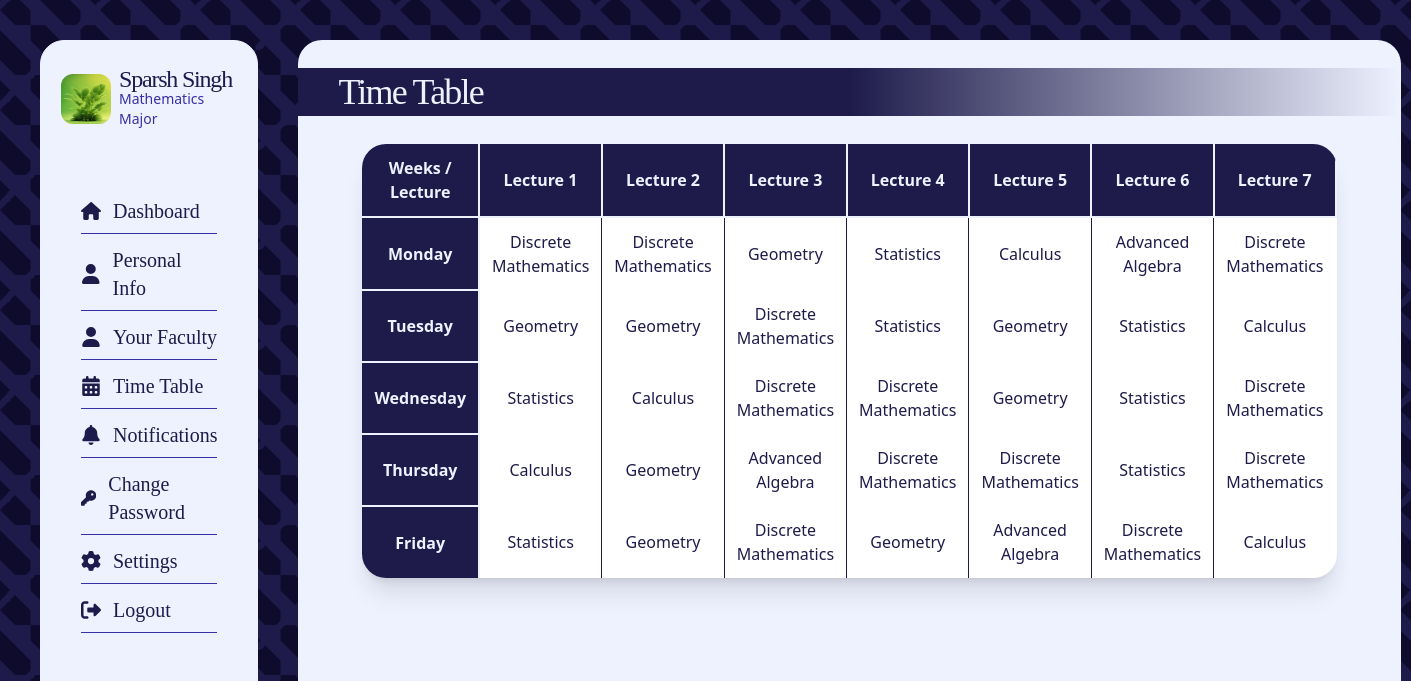
/dashboard/dash_time_table (signed in), run on the app's committed database.
### core/models.py (models this page shows, shortened)
class Students(models.Model):
    user = models.ForeignKey(User, on_delete=models.CASCADE)
    student_id = models.IntegerField()
    profile_img = models.ImageField(
        upload_to="profile_images", default="blank_profile_picture.jpg", null=True
    )
    address = models.CharField(max_length=100, default="")
    phone = models.IntegerField(default=0)
    course = models.ForeignKey(Courses, on_delete=models.CASCADE, null=True)
    father_name = models.CharField(max_length=30, default="")
    mother_name = models.CharField(max_length=30, default="")
    father_phone = models.IntegerField(default=0)
    mother_phone = models.IntegerField(default=0)
    dob = models.DateField(default=datetime.now)

class Courses(models.Model):
    course_name = models.CharField(max_length=100)
    course_id = models.IntegerField()

class TimeTables(models.Model):
    day_choices = (
        ("Sunday", "Sunday"),
        ("Monday", "Monday"),
        ("Tuesday", "Tuesday"),
        ("Wednesday", "Wednesday"),
        ("Thursday", "Thursday"),
        ("Friday", "Friday"),
        ("Saturday", "Saturday"),
    )
    course_id = models.ForeignKey(Courses, on_delete=models.CASCADE)
    subject_id = models.ForeignKey(Subjects, on_delete=models.CASCADE)
    time_start = models.TimeField()
    time_end = models.TimeField()
    day = models.CharField(max_length=30, choices=day_choices, default="Sunday")
    room_no = models.IntegerField(default=0)
    type_of_class = models.CharField(
        max_length=10,
        choices=(("Lecture", "Lecture"), ("Lab", "Lab")),
        default="Lecture",
    )

class Subjects(models.Model):
    subject_name = models.CharField(max_length=100)
    subject_id = models.IntegerField()
    course_id = models.ForeignKey(Courses, on_delete=models.CASCADE)
    subject_credits = models.IntegerField()

### core/views.py (the view)
@login_required(login_url="login")
def dash_time_table(request):
    student = Students.objects.filter(user=request.user).first()
    subjects = Subjects.objects.filter(course_id=student.course)
    days = ["Monday", "Tuesday", "Wednesday", "Thursday", "Friday"]
    day_wize_timetable = {
        "Monday": [],
        "Tuesday": [],
        "Wednesday": [],
        "Thursday": [],
        "Friday": [],
    }
    for day in days:
        for time in TimeTables.objects.filter(course_id=student.course, day=day):
            day_wize_timetable[day].append(time)
    return render(
        request,
        "dash_time_table.html",
        {
            "user_profile": student,
            "subjects": subjects,
            "day_wize_timetable": day_wize_timetable,
        },
    )

### templates/dash_time_table.html
{% extends "dash_base.html" %} {% block content %}
<div
	class="bg-indigo-50 backdrop-blur-sm overflow-y-scroll pb-10 rounded-3xl w-full h-full flex flex-col text-indigo-50"
>
	<h1
		class="text-4xl font-light font-serif tracking-tighter text-indigo-50 my-7 px-10 py-1 w-full bg-gradient-to-r from-indigo-950 via-indigo-950 to-transparent"
	>
		Time Table
	</h1>
	<table
		class="self-center text-indigo-950 mx-16 bg-white px-5 shadow-xl rounded-3xl overflow-hidden"
	>
		<tr class="border-b-2 border-b-indigo-950">
			<th
				class="p-3 border-r-2 border-b-2 border-indigo-50 text-indigo-50 bg-indigo-950"
			>
				Weeks / Lecture
			</th>
			<th
				class="p-3 border-r-2 border-b-2 border-indigo-50 text-indigo-50 bg-indigo-950"
			>
				Lecture 1
			</th>
			<th
				class="p-3 border-r-2 border-b-2 border-indigo-50 text-indigo-50 bg-indigo-950"
			>
				Lecture 2
			</th>
			<th
				class="p-3 border-r-2 border-b-2 border-indigo-50 text-indigo-50 bg-indigo-950"
			>
				Lecture 3
			</th>
			<th
				class="p-3 border-r-2 border-b-2 border-indigo-50 text-indigo-50 bg-indigo-950"
			>
				Lecture 4
			</th>
			<th
				class="p-3 border-r-2 border-b-2 border-indigo-50 text-indigo-50 bg-indigo-950"
			>
				Lecture 5
			</th>
			<th
				class="p-3 border-r-2 border-b-2 border-indigo-50 text-indigo-50 bg-indigo-950"
			>
				Lecture 6
			</th>
			<th
				class="p-3 border-r-2 border-b-2 border-indigo-50 text-indigo-50 bg-indigo-950"
			>
				Lecture 7
			</th>
		</tr>
		<tr>
			<th
				class="p-3 border-r-2 border-b-2 border-indigo-50 text-indigo-50 bg-indigo-950"
			>
				Monday
			</th>
			{% for x in day_wize_timetable.Monday %}
			<td
				class="p-3 text-center {% if forloop.last %} {% else %} border-r border-r-indigo-950 {% endif %} hover:bg-green-500 hover:text-white"
			>
				{{x.subject_id.subject_name}}
			</td>
			{% endfor %}
		</tr>
		<tr>
			<th
				class="p-3 border-r-2 border-b-2 border-indigo-50 text-indigo-50 bg-indigo-950"
			>
				Tuesday
			</th>
			{% for x in day_wize_timetable.Tuesday %}
			<td
				class="p-3 text-center {% if forloop.last %} {% else %} border-r border-r-indigo-950 {% endif %} hover:bg-green-500 hover:text-white"
			>
				{{x.subject_id.subject_name}}
			</td>
			{% endfor %}
		</tr>
		<tr>
			<th
				class="p-3 border-r-2 border-b-2 border-indigo-50 text-indigo-50 bg-indigo-950"
			>
				Wednesday
			</th>
			{% for x in day_wize_timetable.Wednesday %}
			<td
				class="p-3 text-center {% if forloop.last %} {% else %} border-r border-r-indigo-950 {% endif %} hover:bg-green-500 hover:text-white"
			>
				{{x.subject_id.subject_name}}
			</td>
			{% endfor %}
		</tr>
		<tr>
			<th
				class="p-3 border-r-2 border-b-2 border-indigo-50 text-indigo-50 bg-indigo-950"
			>
				Thursday
			</th>
			{% for x in day_wize_timetable.Thursday %}
			<td
				class="p-3 text-center {% if forloop.last %} {% else %} border-r border-r-indigo-950 {% endif %} hover:bg-green-500 hover:text-white"
			>
				{{x.subject_id.subject_name}}
			</td>
			{% endfor %}
		</tr>
		<tr>
			<th
				class="p-3 border-r-2 border-r-indigo-50 text-indigo-50 bg-indigo-950"
			>
				Friday
			</th>
			{% for x in day_wize_timetable.Friday %}
			<td
				class="p-3 text-center {% if forloop.last %} {% else %} border-r border-r-indigo-950 {% endif %} hover:bg-green-500 hover:text-white"
			>
				{{x.subject_id.subject_name}}
			</td>
			{% endfor %}
		</tr>
	</table>
</div>
{% endblock content%}

### templates/dash_base.html (shortened to what this page needs)
<!DOCTYPE html>
<html lang="en">
	<head>
		<script src="//cdn.tailwindcss.com"></script>
	</head>
	<body class="flex gap-10 h-screen p-10">
		<nav
			class="bg-indigo-50 backdrop-blur h-full rounded-3xl basis-1/5 border border-indigo-50 flex flex-col items-evenly"
		>
			<div
				class="profile py-2 rounded-xl flex justify-center gap-2 items-center mx-5 my-5 bg-indigo-50"
			>
				<div
					class="img bg-[url('{{user_profile.profile_img.url}}')] rounded-xl aspect-square h-[50px] bg-center bg-cover"
				></div>
				<h1
					class="text-2xl font-serif font-medium tracking-tighter text-indigo-950 leading-5"
				>
					{{user_profile.user.username}}
					<span
						class="block text-sm tracking-normal font-sans bg-indigo-50 text-indigo-800"
					>
						{{user_profile.course.course_name}}
					</span>
				</h1>
			</div>
			<div
				class="menu p-5 rounded-xl flex flex-col text-xl justify-center gap-3 items-center mx-5 my-5 bg-indigo-50 font-serif"
			>
				<a
					href="/dashboard/"
					class="flex gap-3 items-center border-b border-indigo-800 pb-2 w-full relative after:content-[''] after:absolute after:bottom-0 after:duration-700 text-indigo-950 hover:after:w-full after:h-1 after:bg-indigo-950 after:rounded-full after:left-0 after:w-0"
				>
					Dashboard</a
				>
				<a
					href="/dashboard/dash_personal_info"
					class="flex gap-3 items-center border-b border-indigo-800 pb-2 w-full relative after:content-[''] after:absolute after:bottom-0 after:duration-700 text-indigo-950 hover:after:w-full after:h-1 after:bg-indigo-950 after:rounded-full after:left-0 after:w-0"
				>
					<svg
						xmlns="http://www.w3.org/2000/svg"
						height="20"
						width="20"
						viewBox="0 0 448 512"
					>
						<path
							fill="#1E1B4B"
							d="M224 256A128 128 0 1 0 224 0a128 128 0 1 0 0 256zm-45.7 48C79.8 304 0 383.8 0 482.3C0 498.7 13.3 512 29.7 512H418.3c16.4 0 29.7-13.3 29.7-29.7C448 383.8 368.2 304 269.7 304H178.3z"
						/>
					</svg>
					Personal Info</a
				>
				<a
					href="/dashboard/dash_faculty"
					class="flex gap-3 items-center border-b border-indigo-800 pb-2 w-full relative after:content-[''] after:absolute after:bottom-0 after:duration-700 text-indigo-950 hover:after:w-full after:h-1 after:bg-indigo-950 after:rounded-full after:left-0 after:w-0"
				>
					<svg
						xmlns="http://www.w3.org/2000/svg"
						height="20"
						width="20"
						viewBox="0 0 448 512"
					>
						<path
							fill="#1E1B4B"
							d="M224 256A128 128 0 1 0 224 0a128 128 0 1 0 0 256zm-45.7 48C79.8 304 0 383.8 0 482.3C0 498.7 13.3 512 29.7 512H418.3c16.4 0 29.7-13.3 29.7-29.7C448 383.8 368.2 304 269.7 304H178.3z"
						/>
					</svg>
					Your Faculty</a
				>
				<a
					href="/dashboard/dash_time_table"
					class="flex gap-3 items-center border-b border-indigo-800 pb-2 w-full relative after:content-[''] after:absolute after:bottom-0 after:duration-700 text-indigo-950 hover:after:w-full after:h-1 after:bg-indigo-950 after:rounded-full after:left-0 after:w-0"
				>
					Time Table</a
				>
				<a
					href="/dashboard/dash_notification"
					class="flex gap-3 items-center border-b border-indigo-800 pb-2 w-full relative after:content-[''] after:absolute after:bottom-0 after:duration-700 text-indigo-950 hover:after:w-full after:h-1 after:bg-indigo-950 after:rounded-full after:left-0 after:w-0"
				>
					Notifications</a
				>
				<a
					href="/dashboard/dash_change_pass"
					class="flex gap-3 items-center border-b border-indigo-800 pb-2 w-full relative after:content-[''] after:absolute after:bottom-0 after:duration-700 text-indigo-950 hover:after:w-full after:h-1 after:bg-indigo-950 after:rounded-full after:left-0 after:w-0"
				>
					Change Password</a
				>
				<a
					href="/student_settings/"
					class="flex gap-3 items-center border-b border-indigo-800 pb-2 w-full relative after:content-[''] after:absolute after:bottom-0 after:duration-700 text-indigo-950 hover:after:w-full after:h-1 after:bg-indigo-950 after:rounded-full after:left-0 after:w-0"
				>
					Settings</a
				>
				<a
					href="/logout/"
					class="flex gap-3 items-center border-b border-indigo-800 pb-2 w-full relative after:content-[''] after:absolute after:bottom-0 after:duration-700 text-indigo-950 hover:after:w-full after:h-1 after:bg-indigo-950 after:rounded-full after:left-0 after:w-0"
					>
					Logout
				</a>
			</div>
		</nav>
		<div class="right-sec h-full flex-1">
			{% block content %} {% endblock content %}
		</div>
	</body>
</html>

### data on the page
Students: profile_img (picture), user.username "Sparsh Singh", course.course_name "Mathematics Major"
TimeTables: subject_id.subject_name "Discrete Mathematics"
TimeTables: subject_id.subject_name "Discrete Mathematics"
TimeTables: subject_id.subject_name "Geometry"
TimeTables: subject_id.subject_name "Statistics"
TimeTables: subject_id.subject_name "Calculus"
TimeTables: subject_id.subject_name "Advanced Algebra"
TimeTables: subject_id.subject_name "Discrete Mathematics"
TimeTables: subject_id.subject_name "Geometry"
TimeTables: subject_id.subject_name "Geometry"
TimeTables: subject_id.subject_name "Discrete Mathematics"
TimeTables: subject_id.subject_name "Statistics"
TimeTables: subject_id.subject_name "Geometry"
TimeTables: subject_id.subject_name "Statistics"
TimeTables: subject_id.subject_name "Calculus"
TimeTables: subject_id.subject_name "Statistics"
TimeTables: subject_id.subject_name "Calculus"
TimeTables: subject_id.subject_name "Discrete Mathematics"
TimeTables: subject_id.subject_name "Discrete Mathematics"
TimeTables: subject_id.subject_name "Geometry"
TimeTables: subject_id.subject_name "Statistics"
TimeTables: subject_id.subject_name "Discrete Mathematics"
TimeTables: subject_id.subject_name "Calculus"
TimeTables: subject_id.subject_name "Geometry"
TimeTables: subject_id.subject_name "Advanced Algebra"
TimeTables: subject_id.subject_name "Discrete Mathematics"
TimeTables: subject_id.subject_name "Discrete Mathematics"
TimeTables: subject_id.subject_name "Statistics"
TimeTables: subject_id.subject_name "Discrete Mathematics"
TimeTables: subject_id.subject_name "Statistics"
TimeTables: subject_id.subject_name "Geometry"
TimeTables: subject_id.subject_name "Discrete Mathematics"
TimeTables: subject_id.subject_name "Geometry"
TimeTables: subject_id.subject_name "Advanced Algebra"
TimeTables: subject_id.subject_name "Discrete Mathematics"
TimeTables: subject_id.subject_name "Calculus"
